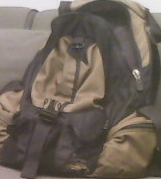
//> input picture RegionFinding/build/test4.png, 161 x 179 px
$ ./RegionFindingSingle build/test4.png   (built with g++ and OpenCV 4)
//> lines starting //> are read from the running program, lines starting //| are printed output that depends on the picture; after the words box and inside, x2 and y2 are one past the last pixel; in counts of white or black regions, pixels touching at a corner belong together
//> further down, img is the input picture: 179 rows x 161 cols, CV_8UC3; mean B, G, R 93, 102.4, 112.9
#include "opencv2/highgui/highgui.hpp"
#include "opencv2/core/core.hpp"
#include "opencv2/imgproc/imgproc.hpp"
#include "opencv2/imgproc/imgproc_c.h"
#include "opencv2/legacy/legacy.hpp"
#include <iostream>
#include <stdio.h>
#include <stdlib.h>

using namespace cv;
using namespace std;

// [8 lines left out: function help, not called in this run]

int thresh = 100;
int max_thresh = 255;
Mat original;
void meanShiftSegmentation( int, void* );
bool bOrig;
//This colors the segmentations
void floodFillPostprocess( Mat& img, const Scalar& colorDiff=Scalar::all(1) )
{
//> called with colorDiff = Scalar(2, 2, 2, 2)

    CV_Assert( !img.empty() );
    RNG rng = theRNG();
    Mat src_gray, canny_output;
    Mat mask( img.rows+2, img.cols+2, CV_8UC1, Scalar::all(0) );
    cvtColor( img, src_gray, CV_BGR2GRAY );
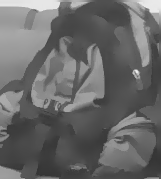
//> src_gray: 179 rows x 161 cols, CV_8UC1; min 53, max 239, mean 104.4
    Canny( src_gray, canny_output, thresh, thresh*2, 3 );
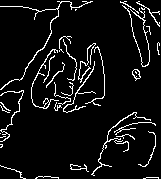
//> canny_output: 179 rows x 161 cols, CV_8UC1; 7% white in thin lines or dots
    copyMakeBorder( canny_output, mask, 1, 1, 1, 1, BORDER_REPLICATE, 1 );
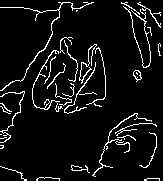
//> mask: 181 rows x 163 cols, CV_8UC1; 6.9% white in thin lines or dots

    int numregions = 0;
    vector<Rect> regions;
    Rect region;
    Mat temp2;
    original.copyTo(temp2);
    for( int y = 0; y < img.rows; y++ )
    {
        for( int x = 0; x < img.cols; x++ )
        {
            if( mask.at<uchar>(y+1, x+1) == 0 )
            {
                Scalar newVal( rng(256), rng(256), rng(256) );
                floodFill( img, mask, Point(x,y), newVal, &region, colorDiff, colorDiff, 4 );

                if ((region.height * region.width > 250))
                {
                rectangle( temp2, Point(region.x,region.y), Point(region.x + region.width, region.y + region.height), Scalar( rng.uniform(0, 255), rng.uniform(0,255), rng.uniform(0,255) ), 2, 8, 0 );
                regions.push_back(region);
                numregions++;
                }

            }
        }
    }
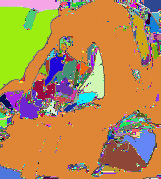
//> img: 179 rows x 161 cols, CV_8UC3; mean B, G, R 82.4, 138.3, 178.6
//> mask: 181 rows x 163 cols, CV_8UC1; values 1 (black) and 255 (white), 6.8% white in thin lines or dots
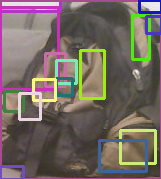
//> temp2: 179 rows x 161 cols, CV_8UC3; 17.31% of pixels changed, all inside (x1, y1, x2, y2) = (0, 0, 161, 179)
//> after the loop, region = Rect(151, 178, 7, 1); regions = 16 Rects (x, y, width, height), first 8: [0, 0, 60, 11], [0, 0, 161, 179], [139, 0, 22, 12], [0, 7, 58, 82], [132, 15, 17, 44], [146, 16, 15, 17], [80, 50, 24, 48], [45, 53, 20, 33]; numregions = 16
    cout << "Number of regions: " << numregions << "\tSize of Region Vector: " << regions.size() << endl;
//| Number of regions: 16	Size of Region Vector: 16
    imshow( "meanshift", img );
    imshow( "Regions ROIs", temp2);

    createTrackbar( " Canny thresh:", "Mask", &thresh, max_thresh, meanShiftSegmentation );

    vector<Rect>::iterator it;

    for ( it = regions.begin() ; it < regions.end() ; )
    {

        switch ( (char)waitKey(10) )
	    {
	    case 27: case 'q':  case 'Q':
	       	it = regions.end();
	        break;
	    case 'i': case 'I':
	        //imshow("Original", img);
	        imshow("ROI", img( *it ));
	        Mat temp;
	        original.copyTo(temp);
	        region = *it;
	        cout << "Region[" << numregions << "] Values (x,y,row,cols): " << region.x << "\t\t" << region.y << "\t\t" << region.height << "\t\t" << region.width << endl;
	        rectangle( temp, Point(region.x,region.y), Point(region.x + region.width, region.y + region.height), Scalar( rng.uniform(0, 255), rng.uniform(0,255), rng.uniform(0,255) ), 2, 8, 0 );
	        imshow( "meanshift", temp );
	        it++;
	        break;
	    /*case 'o': case 'O':
	        bOrig ? destroyWindow("Original") : imshow( "Original", original );
	        bOrig ? bOrig = false : bOrig = true;
	        break;*/

	    }

    }
}

string winName = "meanshift";
int spatialRad, colorRad, maxPyrLevel, threshold1, threshold2;
Mat img, res, src_gray;
RNG rng(12345);
Mat drawing;

CvSeq *comp;
CvMemStorage *storage;

// [59 lines left out: functions thresh_callback, findContours, not called in this run]

void meanShiftSegmentation( int, void* )
{
    cout << "spatialRad=" << spatialRad << "; "
         << "colorRad=" << colorRad << "; "
         << "maxPyrLevel=" << maxPyrLevel << endl;
    pyrMeanShiftFiltering( img, res, spatialRad, colorRad, maxPyrLevel );
    floodFillPostprocess( res, Scalar::all(2) );
    //cvPyrSegmentation(res, res, storage, &comp, maxPyrLevel, threshold1+1, threshold2+1);
    imshow( winName, res );
    //findContours();
    //namedWindow( "Contours", CV_WINDOW_AUTOSIZE );
    //imshow( "Contours",  drawing);
}


int main(int argc, char** argv)
{

    if( argc !=2 )
    {
    	help(argv);
        return -1;
    }

    img = imread( argv[1] );
    if( img.empty() )
        return -1;

    img.copyTo(original);
    spatialRad = 4;
    colorRad = 20;
    maxPyrLevel = 2;
    bOrig = true;
    //imshow( "Original", original );

    namedWindow( winName, CV_WINDOW_AUTOSIZE );

    threshold1 =255;
    threshold2 =30;

    createTrackbar( "spatialRad", winName, &spatialRad, 80, meanShiftSegmentation );
    createTrackbar( "colorRad", winName, &colorRad, 60, meanShiftSegmentation );
    createTrackbar( "maxPyrLevel", winName, &maxPyrLevel, 5, meanShiftSegmentation );
    //createTrackbar("Threshold1", winName, &threshold1, 255, meanShiftSegmentation);
    //createTrackbar("Threshold2", winName,  &threshold2, 255, meanShiftSegmentation);


    meanShiftSegmentation(0, 0);
    waitKey();
    return 0;
}
